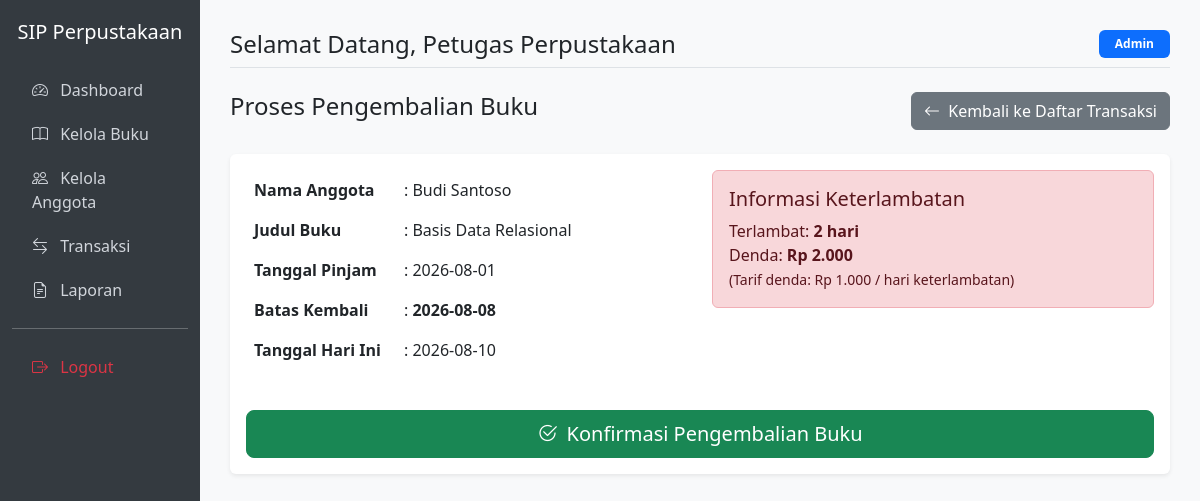
Page /peminjaman/kembali.php?id=3 (signed in) on the committed database.
### tables this page shows
CREATE TABLE IF NOT EXISTS peminjaman (
    id INT AUTO_INCREMENT PRIMARY KEY,
    kode_peminjaman VARCHAR(20) NOT NULL UNIQUE,
    anggota_id INT NOT NULL,
    buku_id INT NOT NULL,
    user_id INT NOT NULL,
    tanggal_pinjam DATE NOT NULL,
    batas_kembali DATE NOT NULL,
    tanggal_dikembalikan DATE NULL DEFAULT NULL,
    status ENUM('Dipinjam', 'Dikembalikan', 'Terlambat') DEFAULT 'Dipinjam',
    denda INT DEFAULT 0,
    created_at TIMESTAMP DEFAULT CURRENT_TIMESTAMP,
    FOREIGN KEY (anggota_id) REFERENCES anggota(id) ON DELETE CASCADE,
    FOREIGN KEY (buku_id) REFERENCES buku(id) ON DELETE CASCADE,
    FOREIGN KEY (user_id) REFERENCES users(id) ON DELETE CASCADE
);

CREATE TABLE IF NOT EXISTS anggota (
    id INT AUTO_INCREMENT PRIMARY KEY,
    kode_anggota VARCHAR(20) NOT NULL UNIQUE,
    nama VARCHAR(100) NOT NULL,
    jenis_kelamin ENUM('L', 'P') NOT NULL,
    alamat TEXT NOT NULL,
    no_telp VARCHAR(20) NOT NULL,
    email VARCHAR(100) NOT NULL,
    created_at TIMESTAMP DEFAULT CURRENT_TIMESTAMP
);

CREATE TABLE IF NOT EXISTS buku (
    id INT AUTO_INCREMENT PRIMARY KEY,
    kode_buku VARCHAR(20) UNIQUE NOT NULL,
    judul VARCHAR(255) NOT NULL,
    pengarang VARCHAR(100) NOT NULL,
    penerbit VARCHAR(100) NOT NULL,
    tahun_terbit YEAR NOT NULL,
    kategori VARCHAR(50) NOT NULL,
    stok INT NOT NULL DEFAULT 0,
    created_at TIMESTAMP DEFAULT CURRENT_TIMESTAMP
);

### peminjaman/kembali.php (the view, shortened to what this page needs)
<?php
require_once '../includes/header.php';
$id = $_GET['id'];
$stmt = $conn->prepare("SELECT p.*, b.judul, b.id as buku_id, a.nama as nama_anggota FROM peminjaman p
                        JOIN buku b ON p.buku_id = b.id
                        JOIN anggota a ON p.anggota_id = a.id
                        WHERE p.id = :id");
$stmt->execute(['id' => $id]);
$transaksi = $stmt->fetch();
$tanggal_sekarang = date('Y-m-d');
$batas_kembali = $transaksi->batas_kembali;
$denda = 0;
$hari_terlambat = 0;
if (strtotime($tanggal_sekarang) > strtotime($batas_kembali)) {
    $diff = strtotime($tanggal_sekarang) - strtotime($batas_kembali);
    $hari_terlambat = floor($diff / (60 * 60 * 24));
    $denda = $hari_terlambat * 1000;
}
?>
<div class="d-flex justify-content-between align-items-center mb-4">
    <h4>Proses Pengembalian Buku</h4>
    <a href="index.php" class="btn btn-secondary"><i class="bi bi-arrow-left me-1"></i> Kembali ke Daftar Transaksi</a>
</div>
<div class="card">
    <div class="card-body">
        <?php if($transaksi->status != 'Dikembalikan'): ?>
            <div class="row mb-4">
                <div class="col-md-6">
                    <table class="table table-borderless">
                        <tr><th width="150">Nama Anggota</th><td>: <?= htmlspecialchars($transaksi->nama_anggota) ?></td></tr>
                        <tr><th>Judul Buku</th><td>: <?= htmlspecialchars($transaksi->judul) ?></td></tr>
                        <tr><th>Tanggal Pinjam</th><td>: <?= htmlspecialchars($transaksi->tanggal_pinjam) ?></td></tr>
                        <tr><th>Batas Kembali</th><td>: <span class="fw-bold"><?= htmlspecialchars($transaksi->batas_kembali) ?></span></td></tr>
                        <tr><th>Tanggal Hari Ini</th><td>: <?= $tanggal_sekarang ?></td></tr>
                    </table>
                </div>
                <div class="col-md-6">
                    <div class="alert <?= $hari_terlambat > 0 ? 'alert-danger' : 'alert-info' ?>">
                        <h5 class="alert-heading">Informasi Keterlambatan</h5>
                        <p class="mb-0">Terlambat: <strong><?= $hari_terlambat ?> hari</strong></p>
                        <p class="mb-0">Denda: <strong>Rp <?= number_format($denda, 0, ',', '.') ?></strong></p>
                        <small>(Tarif denda: Rp 1.000 / hari keterlambatan)</small>
                    </div>
                </div>
            </div>
            <form method="POST" action="">
                <button type="submit" class="btn btn-success btn-lg w-100" onclick="return confirm('Proses pengembalian buku? Pastikan denda (jika ada) sudah dibayarkan.')">
                    <i class="bi bi-check2-circle me-1"></i> Konfirmasi Pengembalian Buku
                </button>
            </form>
        <?php endif; ?>
    </div>
</div>
<?php require_once '../includes/footer.php'; ?>

### includes/header.php (style rules this page uses)
body { background-color: #f8f9fa; }
.card { box-shadow: 0 0.125rem 0.25rem rgba(0, 0, 0, 0.075); border: none; }

### rows in the picture
peminjaman: anggota.nama "Budi Santoso", buku.judul "Basis Data Relasional", tanggal_pinjam "2026-08-01", batas_kembali "2026-08-08", batas_kembali "2", batas_kembali "2.000"

### other values in the picture
$_SESSION['nama_lengkap'] "Petugas Perpustakaan"
$_SESSION['role'] "Admin"
